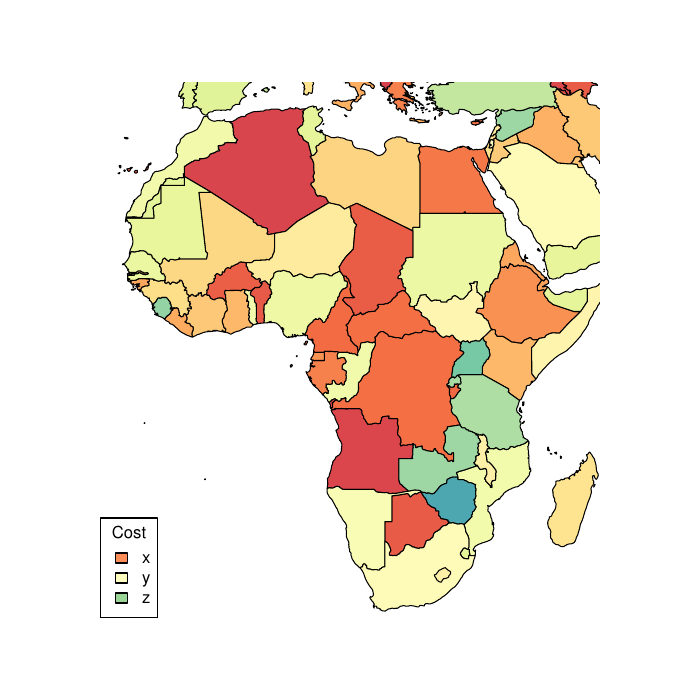

Recreate this plot in R.
par(mar = c(0,0,0,0))
par(oma = c(0,0,0,0))
library(maps)
library(RColorBrewer)
world <- map('world',
             ylim = c(-35, 40),
             xlim = c(-20, 50))
world$country <- unlist(lapply(strsplit(world$names, ':'), function(x){x[[1]]}))
world$country_number <- as.numeric(factor(world$country))
world$val <- round(world$country_number * rnorm(mean = 10, sd = 2, n = length(world$country_number)))
cols <- colorRampPalette(brewer.pal(9, 'Spectral'))(max(world$val))

pdf('map.pdf')
map('world', fill = TRUE, col = cols[world$val],
    ylim = c(-35, 40),
    xlim = c(-20, 50))

legend('bottomleft',
       legend = c('x', 'y', 'z'),
       title = 'Cost',
       fill = brewer.pal(3, 'Spectral'))
dev.off()

costs <- data.frame(Country = c('Uganda', 'Kenya', 'Mozambique'),
                    Transporation = c(1.14, 0.86, 3.51),
                    Storage = c(0.14, 0.19, 0.19),
                    Loss = c(0.11, 0.31, 0.24),
                    Disposal = c(0.34, 0.32, 0.32),
                    Documentation = c(0.15, 0.26, 0.88),
                    Administration = c(1.41, 0.98, 1.61))

print(xtable(costs))
